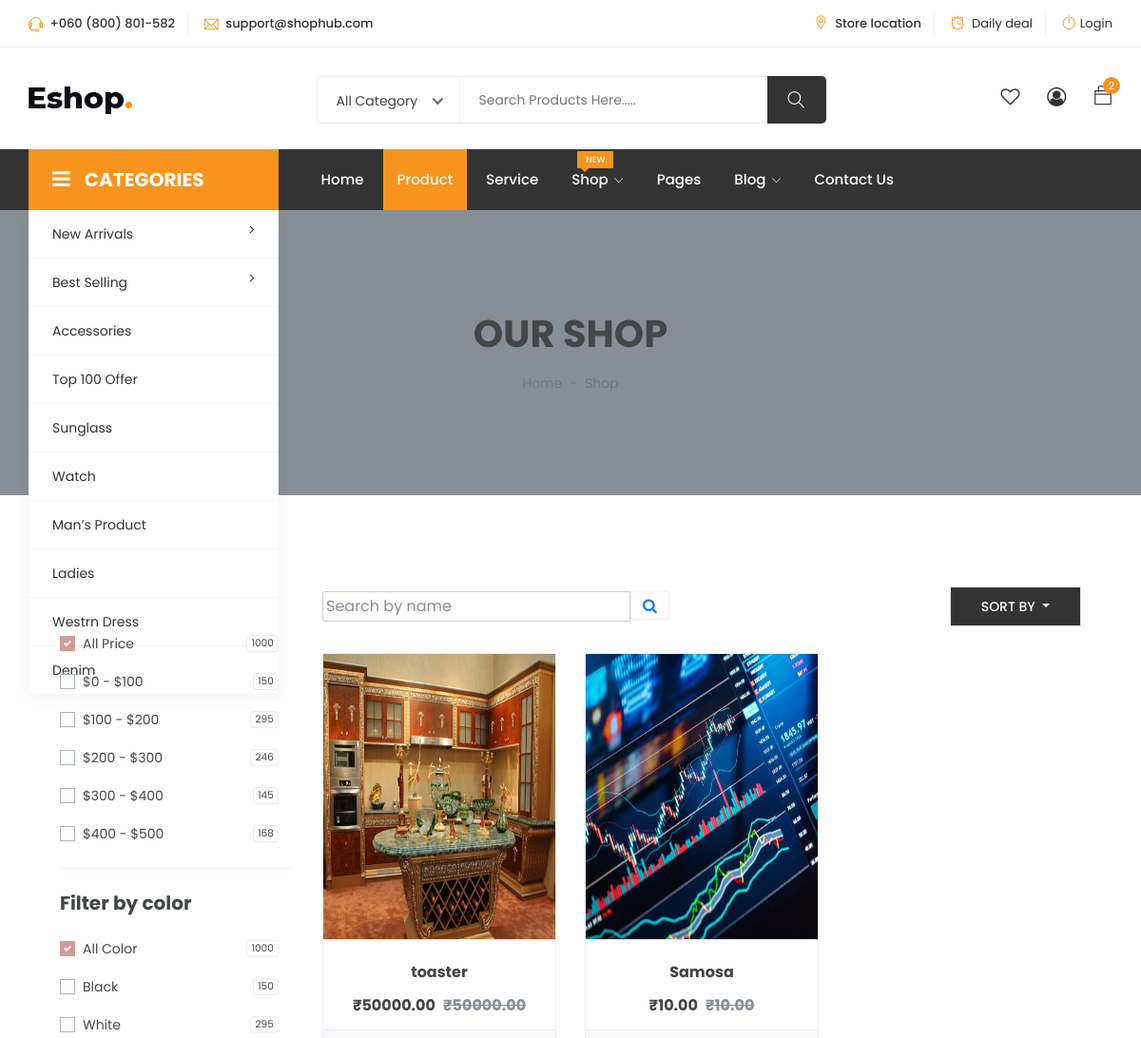
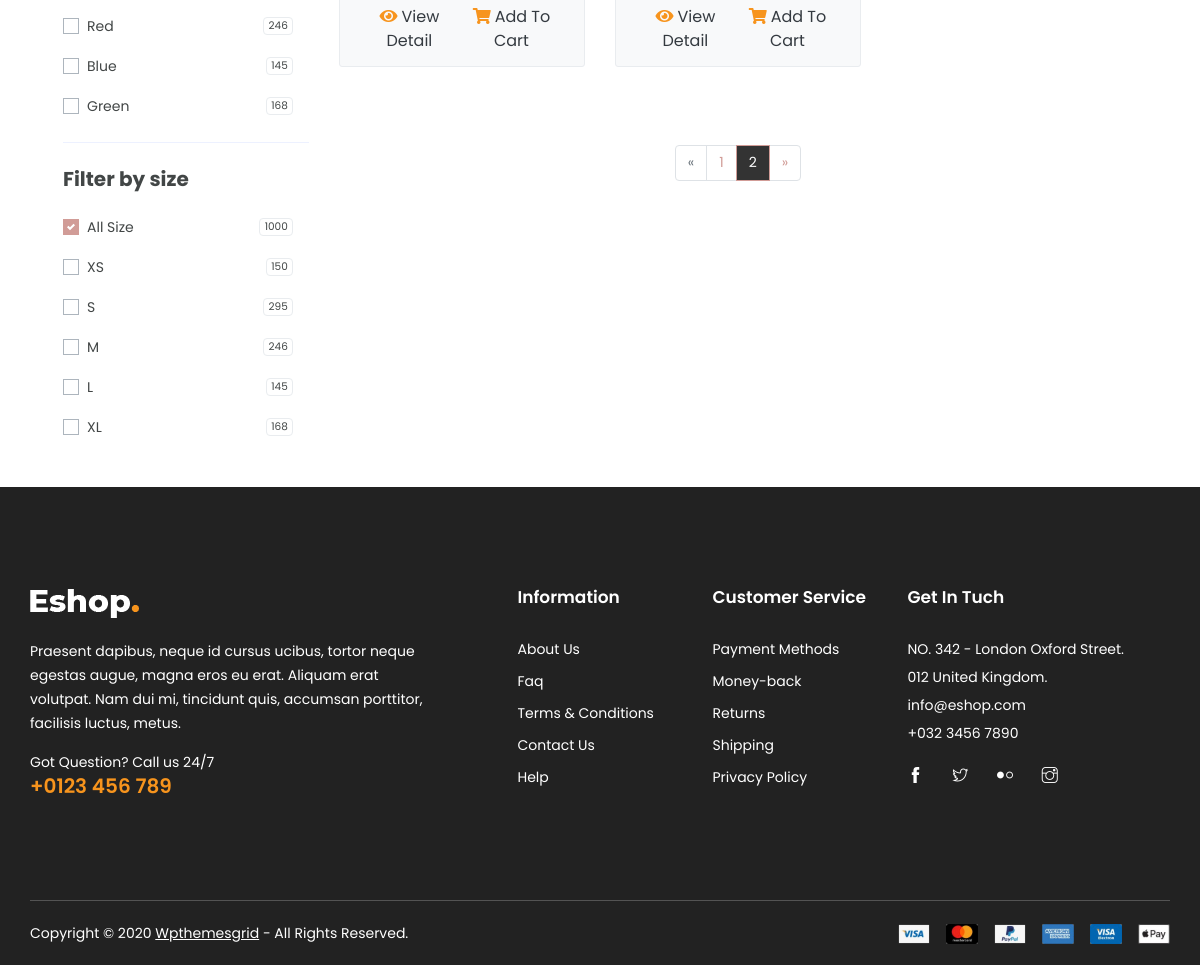
Page /shops/?page=2 on the earlier database version (2 pictures, top to bottom).
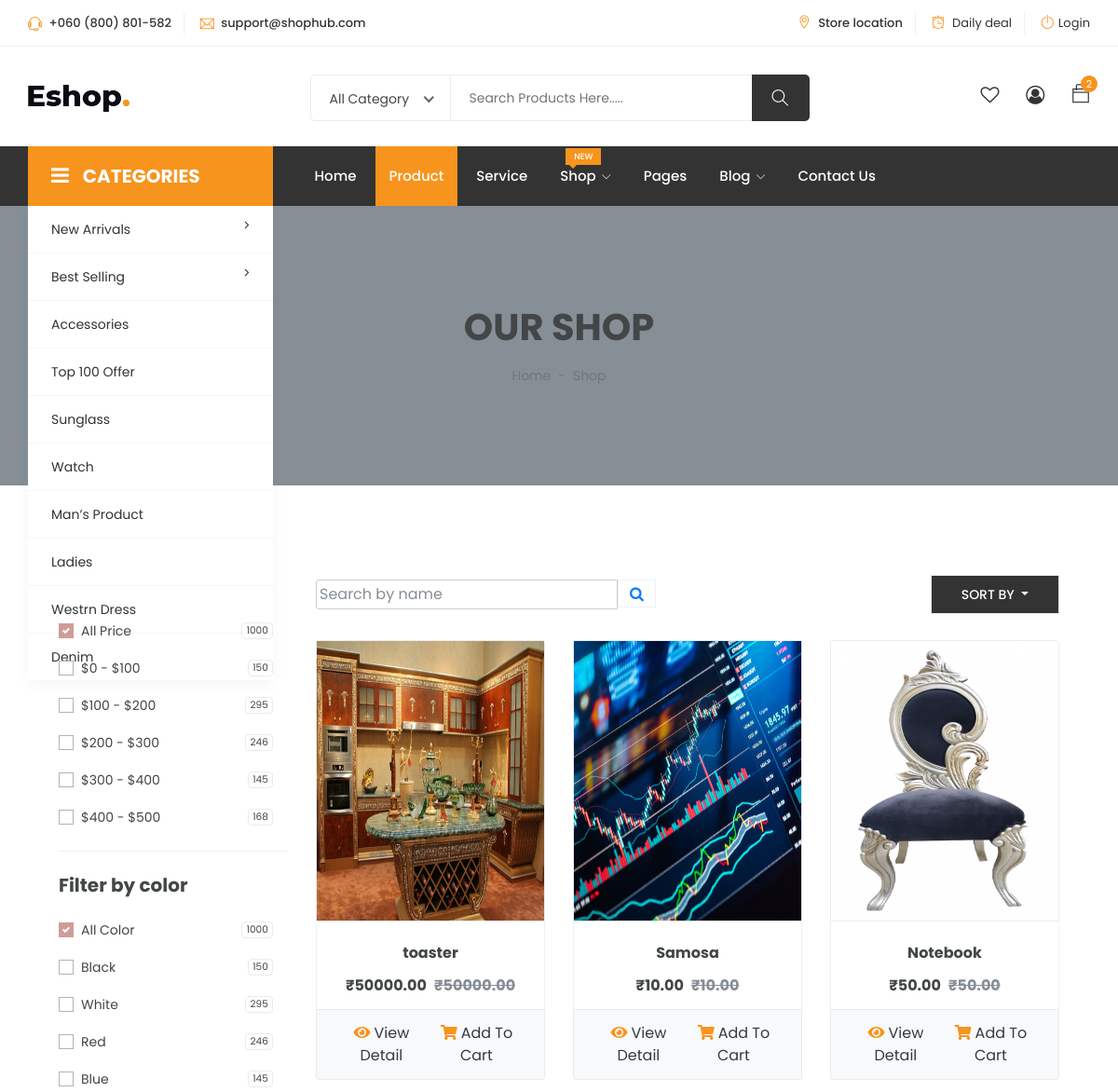
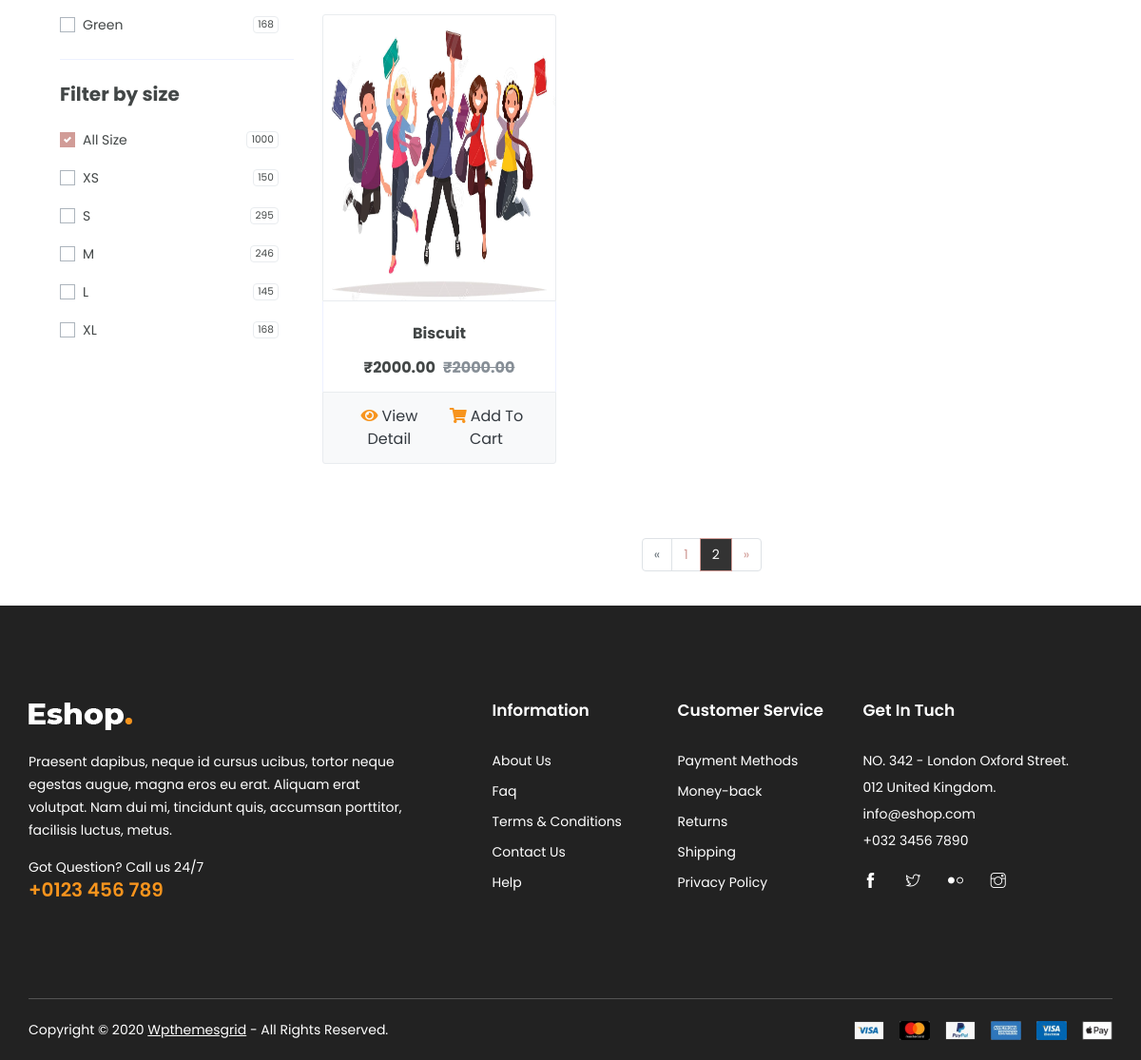
Same page on the later database version (2 pictures, top to bottom).
### OmniApp/models.py (models this page shows, shortened)
class Product(models.Model):
    product_id = models.UUIDField(
        primary_key=True, default=uuid.uuid4, editable=False, unique=True
    )
    product_name = models.CharField(max_length=255)
    manufacturer_id = models.ForeignKey(
        Customer, on_delete=models.CASCADE, related_name="products"
    )
    quantity = models.PositiveIntegerField()
    product_image = models.ImageField(
        upload_to="product_images/", null=True, blank=True
    )
    unit_weight = models.FloatField()
    product_description = models.TextField()
    unit_price = models.DecimalField(max_digits=10, decimal_places=2)
    product_short_description = models.TextField(default=" ")

### OmniApp/views.py (the view)
# urls.py: path("shops/", shops, name="shops"),
def shops(request):
    products = Product.objects.all()
    user_authenticated, types = authentication_login(request)
    page = request.GET.get("page", 1)
    paginator = Paginator(products, 9)  # Show 9 products per page
    try:
        product_pages = paginator.page(page)
    except PageNotAnInteger:
        product_pages = paginator.page(1)
    except EmptyPage:
        product_pages = paginator.page(paginator.num_pages)
    context = {
        "products": product_pages,
        "user_authenticated": user_authenticated,
        "type": types,
        "current_page": int(page),
        "product_pages": range(1, product_pages.paginator.num_pages + 1),
        "current_page_url": request.path,
    }
    return render(request, "OmniCart/product/shops.html", context)

### templates/OmniCart/product/shops.html (shortened to what this page needs)
{% extends 'base.html' %}
{% load static %}
{% block content %}
<div class="container-fluid bg-secondary mb-5">
    <div class="d-flex flex-column align-items-center justify-content-center" style="min-height: 300px">
        <h1 class="font-weight-semi-bold text-uppercase mb-3">Our Shop</h1>
        <div class="d-inline-flex">
            <p class="m-0"><a href="">Home</a></p>
            <p class="m-0 px-2">-</p>
            <p class="m-0">Shop</p>
        </div>
    </div>
</div>
<div class="container-fluid pt-5">
    <div class="row px-xl-5">
        <div class="col-lg-3 col-md-12">
            <div class="border-bottom mb-4 pb-4">
                <h5 class="font-weight-semi-bold mb-4">Filter by price</h5>
                <form>
                    <div class="custom-control custom-checkbox d-flex align-items-center justify-content-between mb-3">
                        <label class="custom-control-label" for="price-all">All Price</label>
                        <span class="badge border font-weight-normal">1000</span>
                    </div>
                    <div class="custom-control custom-checkbox d-flex align-items-center justify-content-between mb-3">
                        <label class="custom-control-label" for="price-1">$0 - $100</label>
                        <span class="badge border font-weight-normal">150</span>
                    </div>
                    <div class="custom-control custom-checkbox d-flex align-items-center justify-content-between mb-3">
                        <label class="custom-control-label" for="price-2">$100 - $200</label>
                        <span class="badge border font-weight-normal">295</span>
                    </div>
                    <div class="custom-control custom-checkbox d-flex align-items-center justify-content-between mb-3">
                        <label class="custom-control-label" for="price-3">$200 - $300</label>
                        <span class="badge border font-weight-normal">246</span>
                    </div>
                    <div class="custom-control custom-checkbox d-flex align-items-center justify-content-between mb-3">
                        <label class="custom-control-label" for="price-4">$300 - $400</label>
                        <span class="badge border font-weight-normal">145</span>
                    </div>
                    <div class="custom-control custom-checkbox d-flex align-items-center justify-content-between">
                        <label class="custom-control-label" for="price-5">$400 - $500</label>
                        <span class="badge border font-weight-normal">168</span>
                    </div>
                </form>
            </div>
            <div class="border-bottom mb-4 pb-4">
                <h5 class="font-weight-semi-bold mb-4">Filter by color</h5>
                <form>
                    <div class="custom-control custom-checkbox d-flex align-items-center justify-content-between mb-3">
                        <label class="custom-control-label" for="price-all">All Color</label>
                        <span class="badge border font-weight-normal">1000</span>
                    </div>
                    <div class="custom-control custom-checkbox d-flex align-items-center justify-content-between mb-3">
                        <label class="custom-control-label" for="color-1">Black</label>
                        <span class="badge border font-weight-normal">150</span>
                    </div>
                    <div class="custom-control custom-checkbox d-flex align-items-center justify-content-between mb-3">
                        <label class="custom-control-label" for="color-2">White</label>
                        <span class="badge border font-weight-normal">295</span>
                    </div>
                    <div class="custom-control custom-checkbox d-flex align-items-center justify-content-between mb-3">
                        <label class="custom-control-label" for="color-3">Red</label>
                        <span class="badge border font-weight-normal">246</span>
                    </div>
                    <div class="custom-control custom-checkbox d-flex align-items-center justify-content-between mb-3">
                        <label class="custom-control-label" for="color-4">Blue</label>
                        <span class="badge border font-weight-normal">145</span>
                    </div>
                    <div class="custom-control custom-checkbox d-flex align-items-center justify-content-between">
                        <label class="custom-control-label" for="color-5">Green</label>
                        <span class="badge border font-weight-normal">168</span>
                    </div>
                </form>
            </div>
            <div class="mb-5">
                <h5 class="font-weight-semi-bold mb-4">Filter by size</h5>
                <form>
                    <div class="custom-control custom-checkbox d-flex align-items-center justify-content-between mb-3">
                        <label class="custom-control-label" for="size-all">All Size</label>
                        <span class="badge border font-weight-normal">1000</span>
                    </div>
                    <div class="custom-control custom-checkbox d-flex align-items-center justify-content-between mb-3">
                        <label class="custom-control-label" for="size-1">XS</label>
                        <span class="badge border font-weight-normal">150</span>
                    </div>
                    <div class="custom-control custom-checkbox d-flex align-items-center justify-content-between mb-3">
                        <label class="custom-control-label" for="size-2">S</label>
                        <span class="badge border font-weight-normal">295</span>
                    </div>
                    <div class="custom-control custom-checkbox d-flex align-items-center justify-content-between mb-3">
                        <label class="custom-control-label" for="size-3">M</label>
                        <span class="badge border font-weight-normal">246</span>
                    </div>
                    <div class="custom-control custom-checkbox d-flex align-items-center justify-content-between mb-3">
                        <label class="custom-control-label" for="size-4">L</label>
                        <span class="badge border font-weight-normal">145</span>
                    </div>
                    <div class="custom-control custom-checkbox d-flex align-items-center justify-content-between">
                        <label class="custom-control-label" for="size-5">XL</label>
                        <span class="badge border font-weight-normal">168</span>
                    </div>
                </form>
            </div>
        </div>
        <div class="col-lg-9 col-md-12">
            <div class="row pb-3">
                <div class="col-12 pb-1">
                    <div class="d-flex align-items-center justify-content-between mb-4">
                        <form action="">
                            <div class="input-group">
                                <input type="text" class="form-control" placeholder="Search by name">
                                <div class="input-group-append">
                                    <span class="input-group-text bg-transparent text-primary">
                                        <i class="fa fa-search"></i>
                                    </span>
                                </div>
                            </div>
                        </form>
                        <div class="dropdown ml-4">
                            <button class="btn border dropdown-toggle" type="button" id="triggerId" data-toggle="dropdown" aria-haspopup="true"
                                    aria-expanded="false">
                                        Sort by
                                    </button>
                        </div>
                    </div>
                </div>
                {% for product in products %}
                <div class="col-lg-4 col-md-6 col-sm-12 pb-1">
                    <div class="card product-item border-0 mb-4">
                        <div class="card-header product-img position-relative overflow-hidden bg-transparent border p-0">
                            <img class="img-fluid w-100" src="{{ product.product_image.url }}" style="height: 300px;" alt="">
                        </div>
                        <div class="card-body border-left border-right text-center p-0 pt-4 pb-3">
                            <h6 class="text-truncate mb-3">{{ product.product_name }}</h6>
                            <div class="d-flex justify-content-center">
                                <h6>₹{{ product.unit_price }}</h6><h6 class="text-muted ml-2"><del>₹{{ product.unit_price }}</del></h6>
                            </div>
                        </div>
                        <div class="card-footer d-flex justify-content-between bg-light border">
                            <a href="{% url 'product_detail' product_id=product.product_id %}" class="btnss btn-sm text-dark p-0"><i class="fas fa-eye mr-1" style="color: #F7941D;"></i>View Detail</a>
                            <a href="{% url 'add_to_cart' product_id=product.product_id %}" class="btnss btn-sm text-dark p-0"><i class="fas fa-shopping-cart mr-1" style="color: #F7941D;"></i>Add To Cart</a>
                        </div>
                    </div>
                </div>
                {% endfor %}
                <div class="col-12 pb-1">
                    <nav aria-label="Page navigation">
                        <ul class="pagination justify-content-center mb-3">
                          <li class="page-item disabled">
                            <a class="page-link" href="#" aria-label="Previous">
                              <span aria-hidden="true">&laquo;</span>
                            </a>
                          </li>
                          {% for page_num in product_pages %}
                            <li class="page-item{% if page_num == current_page %} active{% endif %}">
                                <a class="page-link" href="?page={{ page_num }}">{{ page_num }}</a>
                            </li>
                            {% endfor %}
                          <li class="page-item">
                            <a class="page-link" href="#" aria-label="Next">
                              <span aria-hidden="true">&raquo;</span>
                            </a>
                          </li>
                        </ul>
                      </nav>
                </div>
            </div>
        </div>
    </div>
</div>
{% endblock content %}

Differences in the rows shown:
added Product: product_image (picture), product_name "Notebook", unit_price "50.00"
added Product: product_image (picture), product_name "Biscuit", unit_price "2000.00"
